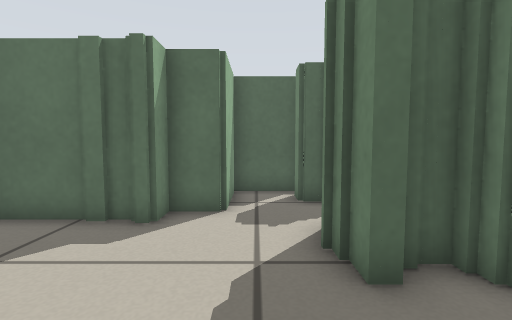
View 1 (above)

22 first-person views from a walk through a Stage world. The camera is 0.45 m above the floor, tilts 4° down and sees 85° across. The lines on the ground mark 1 m squares. The floor is counted in squares, 0.25 m on a side. Each view is taken from the middle of a square. On the plan, view 1 faces up. The plan holds only what a view shows up to about 15 squares ahead; the rest is blank. The place goes on beyond the plan. The robots in the file are not drawn.

View 2
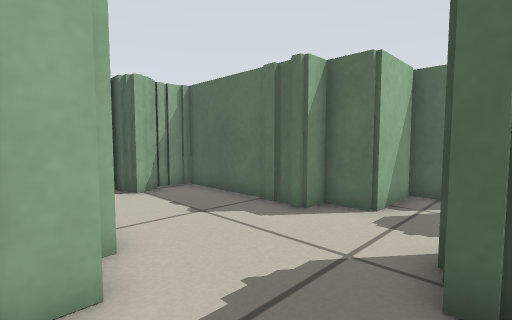

View 3
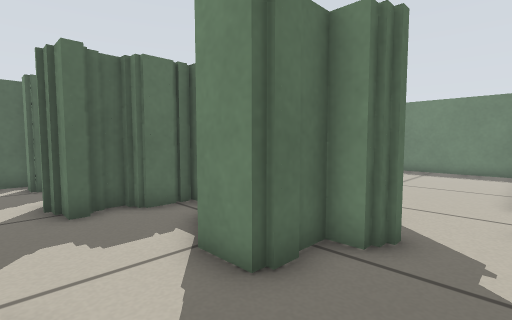

View 4
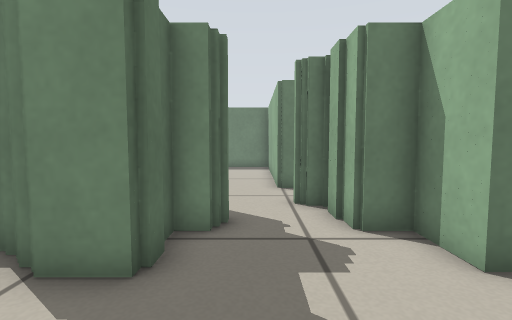

View 5
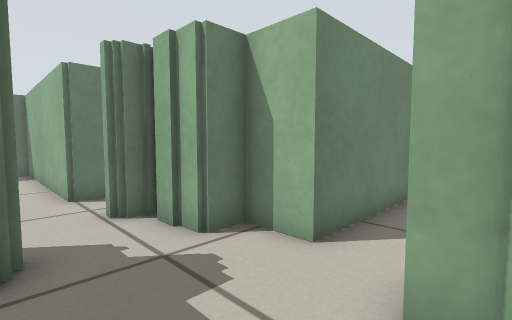

View 6
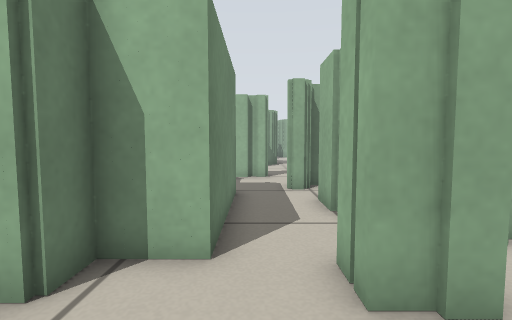

View 7
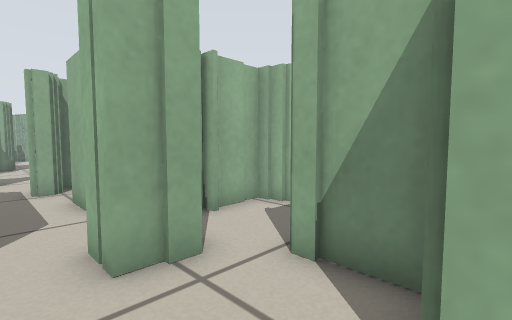

View 8
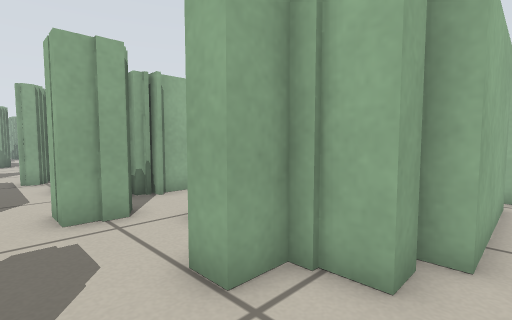

View 9
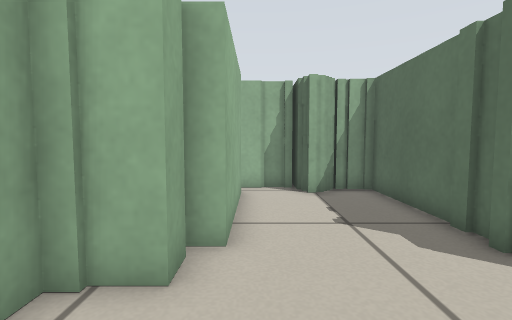

View 10
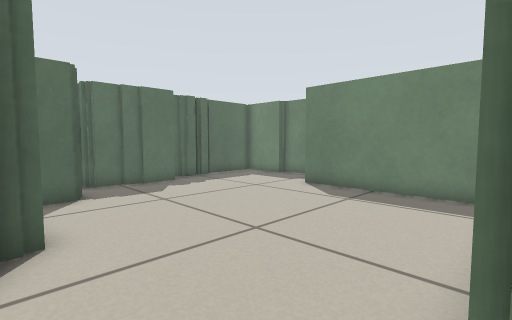

View 11
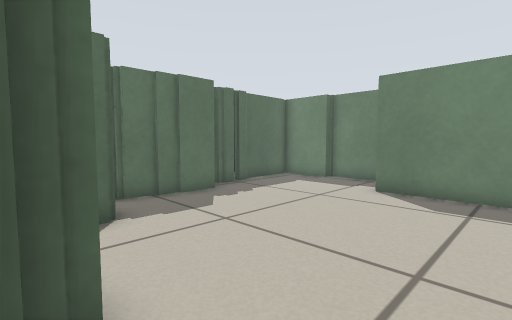

View 12
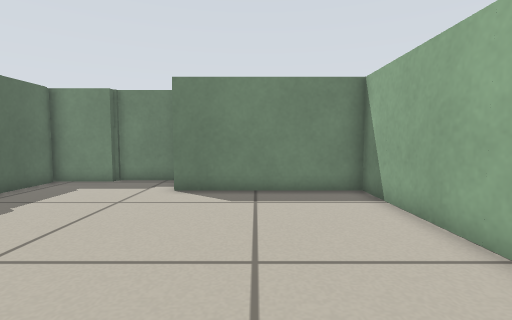

View 13
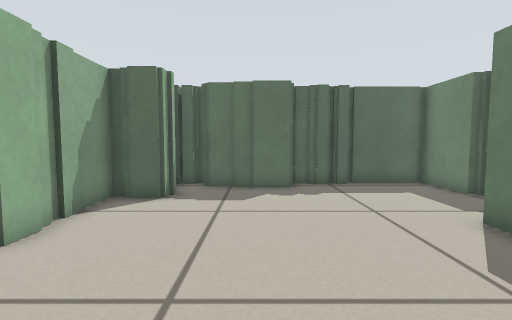

View 14
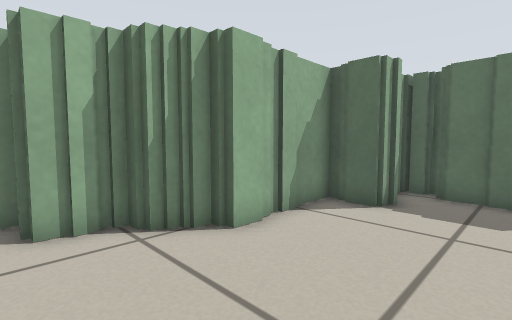

View 15
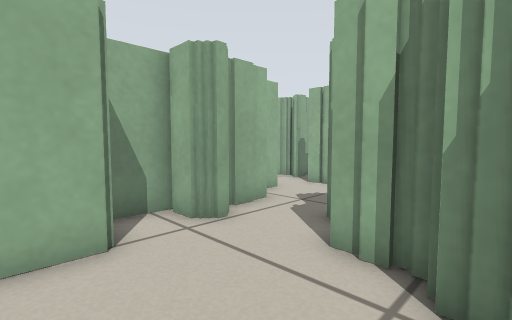

View 16
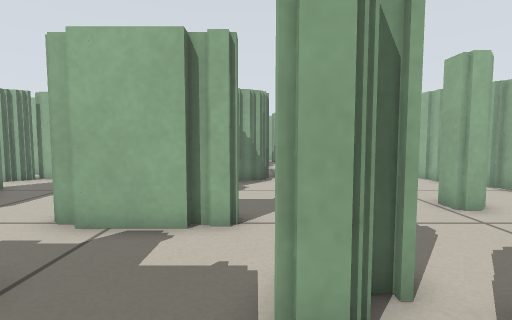

View 17
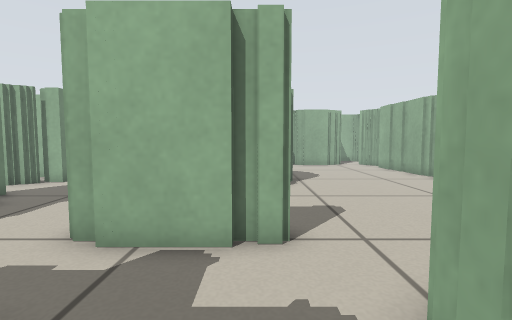

View 18
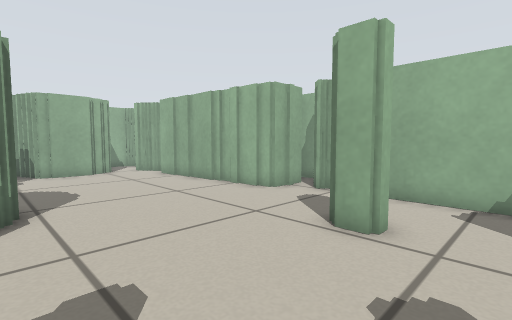

View 19
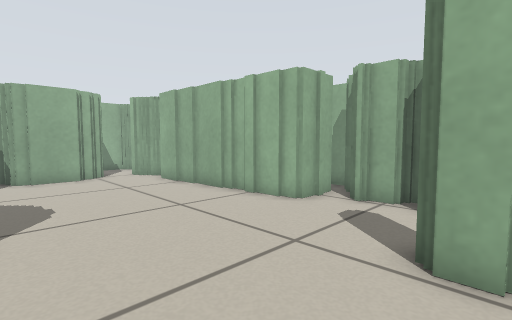

View 20
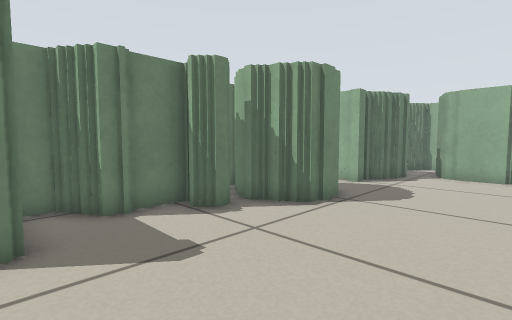

View 21
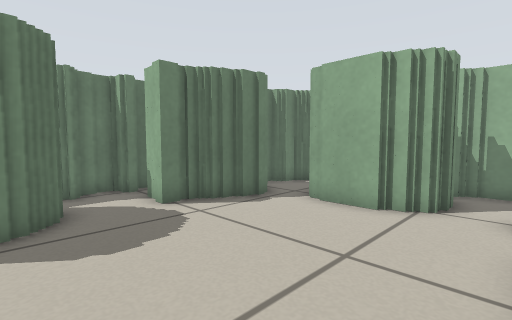

View 22
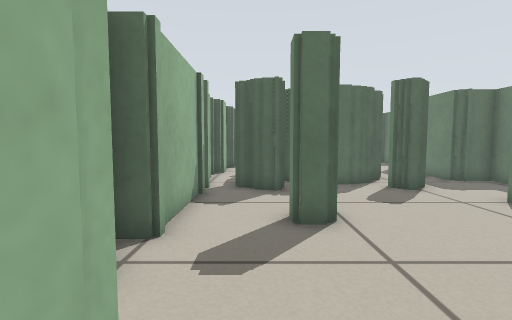

### Floor plan
Key: @ floor where view 1 was taken; # wall or solid block; . floor.
Columns run from 9 left of view 1 to 20 right of it. Each row starts with its distance up from view 1.
 10         ###
  9         #.#        ##  #######
  8         #.##       #####.....#
  7        ##...       #.........#
  6  #######...      ###.........#
  5 ##........#      #...........#
  4 ##........###    ##..........#
  3 #...........###  ##........#
  2 #............    ##........#
  1 #########...#   ##.........#
  0         #@..#   #..........#
 -1         #...#####..........#
 -2        ##...  ##...........#
 -3        #...................#
 -4        # .........##########
 -5         ###..#######
 -6          ##.#######
 -7          #..#
 -8          #..#
 -9          #..#
-10          #..#
-11         ##..#
-12      ######.###
-13  ##########..
-14  #.## ..##.....
-15  #..............
-16  #.........####..
-17  #..##.......##...
-18  #..##......##  ..
-19  #..........#   ..
-20  #.........##    ..#
-21  #.........##     ..
-22  ##.......###      . #
-23   #.......#  ##    ###
-24   #.......#          #
-25   #.......##         ##
-26   # .........##
-27   ##..........#
-28    #......#####
-29    #......##  #
-30    #......#
-31   ##..#####
-32    #.####
-33    ..#  #
-34    ..#
-35    ###

Positions as (right, up) in squares from view 1, and headings:
1: (0, 0), facing up
2: (2, 0), facing up-left
3: (0, -4), facing up-right
4: (-1, -3), facing right
5: (0, -2), facing down-right
6: (2, -2), facing down
7: (2, -1), facing down-left
8: (2, 2), facing down-left
9: (2, 2), facing left
10: (8, -4), facing up-right
11: (8, -1), facing up-right
12: (8, 0), facing right
13: (13, -3), facing up
14: (13, -2), facing up-left
15: (11, 1), facing down-left
16: (1, -10), facing down
17: (2, -11), facing down
18: (1, -15), facing down-left
19: (0, -17), facing down-left
20: (-4, -16), facing down-right
21: (-6, -24), facing down-right
22: (-6, -24), facing up
